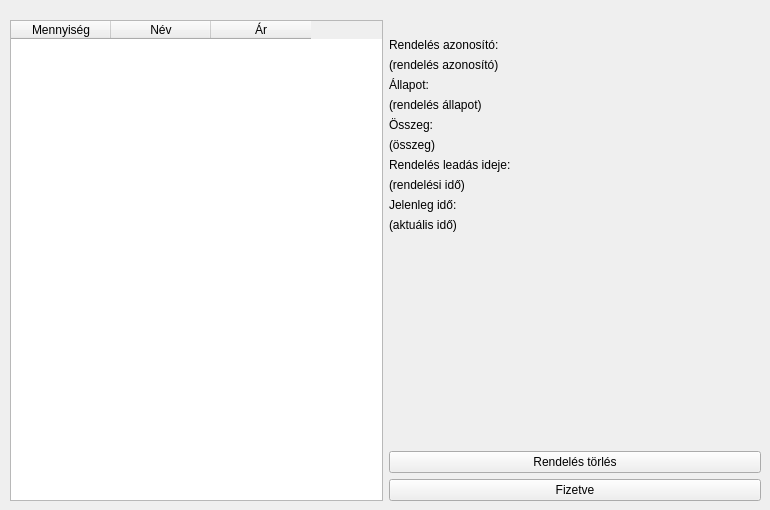
                    <widget class="QWidget" name="tab_payment">
                        <attribute name="title">
                            <string>Fizetés</string>
                        </attribute>
                        <attribute name="toolTip">
                            <string>Kiválasztott asztal rendelésének megtekintése</string>
                        </attribute>
                        <widget class="QWidget" name="gridLayoutWidget">
                            <property name="geometry">
                                <rect>
                                    <x>10</x>
                                    <y>20</y>
                                    <width>751</width>
                                    <height>481</height>
                                </rect>
                            </property>
                            <layout class="QGridLayout" name="gridLayout_2">
                                <property name="sizeConstraint">
                                    <enum>QLayout::SetMaximumSize</enum>
                                </property>
                                <item row="13" column="1">
                                    <layout class="QVBoxLayout" name="verticalLayout_2">
                                        <item>
                                            <spacer name="verticalSpacer">
                                                <property name="orientation">
                                                    <enum>Qt::Vertical</enum>
                                                </property>
                                                <property name="sizeHint" stdset="0">
                                                    <size>
                                                        <width>20</width>
                                                        <height>40</height>
                                                    </size>
                                                </property>
                                            </spacer>
                                        </item>
                                        <item>
                                            <widget class="QPushButton" name="btn_order_delete">
                                                <property name="text">
                                                    <string>Rendelés törlés</string>
                                                </property>
                                            </widget>
                                        </item>
                                        <item>
                                            <widget class="QPushButton" name="btn_paid">
                                                <property name="text">
                                                    <string>Fizetve</string>
                                                </property>
                                            </widget>
                                        </item>
                                    </layout>
                                </item>
                                <item row="4" column="1">
                                    <widget class="QLabel" name="label_order_id">
                                        <property name="text">
                                            <string>(rendelés azonosító)</string>
                                        </property>
                                    </widget>
                                </item>
                                <item row="10" column="1">
                                    <widget class="QLabel" name="label_order_time">
                                        <property name="text">
                                            <string>(rendelési idő)</string>
                                        </property>
                                    </widget>
                                </item>
                                <item row="12" column="1">
                                    <widget class="QLabel" name="label_actual_time">
                                        <property name="text">
                                            <string>(aktuális idő)</string>
                                        </property>
                                    </widget>
                                </item>
                                <item row="5" column="1">
                                    <widget class="QLabel" name="label_6">
                                        <property name="text">
                                            <string>Állapot:</string>
                                        </property>
                                    </widget>
                                </item>
                                <item row="7" column="1">
                                    <widget class="QLabel" name="label_7">
                                        <property name="text">
                                            <string>Összeg:</string>
                                        </property>
                                    </widget>
                                </item>
                                <item row="6" column="1">
                                    <widget class="QLabel" name="label_order_status">
                                        <property name="text">
                                            <string>(rendelés állapot)</string>
                                        </property>
                                    </widget>
                                </item>
                                <item row="8" column="1">
                                    <widget class="QLabel" name="label_result">
                                        <property name="text">
                                            <string>(összeg)</string>
                                        </property>
                                    </widget>
                                </item>
                                <item row="9" column="1">
                                    <widget class="QLabel" name="label_5">
                                        <property name="text">
                                            <string>Rendelés leadás ideje:</string>
                                        </property>
                                    </widget>
                                </item>
                                <item row="11" column="1">
                                    <widget class="QLabel" name="label">
                                        <property name="text">
                                            <string>Jelenleg idő:</string>
                                        </property>
                                    </widget>
                                </item>
                                <item row="0" column="0" rowspan="14">
                                    <widget class="QTableWidget" name="table_order_details">
                                        <property name="sizePolicy">
                                            <sizepolicy hsizetype="Preferred" vsizetype="Preferred">
                                                <horstretch>0</horstretch>
                                                <verstretch>0</verstretch>
                                            </sizepolicy>
                                        </property>
                                        <column>
                                            <property name="text">
                                                <string>Mennyiség</string>
                                            </property>
                                        </column>
                                        <column>
                                            <property name="text">
                                                <string>Név</string>
                                            </property>
                                        </column>
                                        <column>
                                            <property name="text">
                                                <string>Ár</string>
                                            </property>
                                        </column>
                                    </widget>
                                </item>
                                <item row="3" column="1">
                                    <widget class="QLabel" name="label_2">
                                        <property name="text">
                                            <string>Rendelés azonosító:</string>
                                        </property>
                                    </widget>
                                </item>
                            </layout>
                        </widget>
                    </widget>
